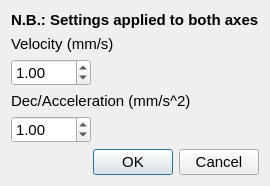
<?xml version="1.0" encoding="UTF-8"?>
<ui version="4.0">
 <class>Dialog</class>
 <widget class="QDialog" name="Dialog">
  <property name="geometry">
   <rect>
    <x>0</x>
    <y>0</y>
    <width>264</width>
    <height>179</height>
   </rect>
  </property>
  <property name="font">
   <font>
    <family>Arial</family>
    <pointsize>11</pointsize>
   </font>
  </property>
  <property name="windowTitle">
   <string>Dialog</string>
  </property>
  <layout class="QGridLayout" name="gridLayout">
   <item row="1" column="0">
    <layout class="QVBoxLayout" name="verticalLayout">
     <item>
      <widget class="QLabel" name="label_2">
       <property name="text">
        <string>Velocity (mm/s)</string>
       </property>
      </widget>
     </item>
     <item>
      <widget class="QDoubleSpinBox" name="spinBoxVelocity">
       <property name="enabled">
        <bool>true</bool>
       </property>
       <property name="maximumSize">
        <size>
         <width>80</width>
         <height>16777215</height>
        </size>
       </property>
       <property name="readOnly">
        <bool>false</bool>
       </property>
       <property name="buttonSymbols">
        <enum>QAbstractSpinBox::UpDownArrows</enum>
       </property>
       <property name="minimum">
        <double>0.100000000000000</double>
       </property>
       <property name="maximum">
        <double>50.000000000000000</double>
       </property>
       <property name="singleStep">
        <double>1.000000000000000</double>
       </property>
       <property name="value">
        <double>1.000000000000000</double>
       </property>
      </widget>
     </item>
     <item>
      <widget class="QLabel" name="label_3">
       <property name="text">
        <string>Dec/Acceleration (mm/s^2)</string>
       </property>
      </widget>
     </item>
     <item>
      <widget class="QDoubleSpinBox" name="spinBoxAcceleration">
       <property name="maximumSize">
        <size>
         <width>80</width>
         <height>16777215</height>
        </size>
       </property>
       <property name="maximum">
        <double>500.000000000000000</double>
       </property>
       <property name="singleStep">
        <double>0.100000000000000</double>
       </property>
       <property name="value">
        <double>1.000000000000000</double>
       </property>
      </widget>
     </item>
     <item>
      <spacer name="verticalSpacer">
       <property name="orientation">
        <enum>Qt::Vertical</enum>
       </property>
       <property name="sizeHint" stdset="0">
        <size>
         <width>20</width>
         <height>40</height>
        </size>
       </property>
      </spacer>
     </item>
    </layout>
   </item>
   <item row="2" column="0">
    <widget class="QDialogButtonBox" name="buttonBox">
     <property name="orientation">
      <enum>Qt::Horizontal</enum>
     </property>
     <property name="standardButtons">
      <set>QDialogButtonBox::Cancel|QDialogButtonBox::Ok</set>
     </property>
    </widget>
   </item>
   <item row="0" column="0">
    <widget class="QLabel" name="label">
     <property name="font">
      <font>
       <weight>75</weight>
       <bold>true</bold>
      </font>
     </property>
     <property name="text">
      <string>N.B.: Settings applied to both axes</string>
     </property>
    </widget>
   </item>
  </layout>
 </widget>
 <resources/>
 <connections>
  <connection>
   <sender>buttonBox</sender>
   <signal>accepted()</signal>
   <receiver>Dialog</receiver>
   <slot>accept()</slot>
   <hints>
    <hint type="sourcelabel">
     <x>248</x>
     <y>254</y>
    </hint>
    <hint type="destinationlabel">
     <x>157</x>
     <y>274</y>
    </hint>
   </hints>
  </connection>
  <connection>
   <sender>buttonBox</sender>
   <signal>rejected()</signal>
   <receiver>Dialog</receiver>
   <slot>reject()</slot>
   <hints>
    <hint type="sourcelabel">
     <x>316</x>
     <y>260</y>
    </hint>
    <hint type="destinationlabel">
     <x>286</x>
     <y>274</y>
    </hint>
   </hints>
  </connection>
 </connections>
</ui>
